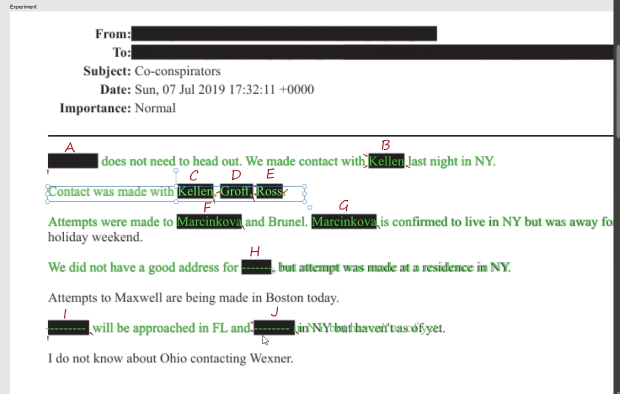
#> input picture EXAMPLE.png, 1240 x 788 px (shown at 1/2 size)
$ python -i generate_evidence_card.py   (imports and definitions only)
#> lines starting #> are read from the running program, lines starting #| are printed output that depends on the picture; after the words box and inside, x2 and y2 are one past the last pixel; in counts of white or black regions, pixels touching at a corner belong together
### helpers/forensic_halo.py
#!/usr/bin/env python3
"""
Forensic Halo Extraction Module - Advanced Artifact Detection

This module implements sophisticated "Halo Extraction" for analyzing redaction edges:
1. Corner Exclusion - Removes noise from sharp corners
2. Side-Wall Separation - Isolates top/bottom/left/right edge zones
3. Forensic Enhancement - Contrast stretching, bit-plane slicing, ELA
4. Diagnostic Mode - Generates forensic sheets for manual analysis

Author: Unredactron Enhancement Module
"""

import cv2
import numpy as np
from pdf2image import convert_from_path
from PIL import Image, ImageFont, ImageDraw
import os
from typing import Tuple, List, Dict, Optional
from helpers.label_utils import (
    add_safe_header,
    add_multi_line_footer,
    create_labeled_grid
)


class ForensicHaloExtractor:
    """Advanced halo extraction with corner exclusion and forensic enhancement."""

    def __init__(self, dpi: int = 600, halo_thickness: int = 6, corner_radius: int = 15):
        """
        Initialize the forensic halo extractor.

        Args:
            dpi: DPI for PDF conversion (higher = more detail)
            halo_thickness: Width of edge buffer zone in pixels
            corner_radius: Radius of corner exclusion zone
        """
        self.dpi = dpi
        self.halo_thickness = halo_thickness
        self.corner_radius = corner_radius

    # [475 lines left out: functions extract_halo_with_corner_exclusion, _create_corner_exclusion_mask, _extract_side_walls, apply_forensic_enhancement, _perform_ela, analyze_halo_for_artifacts and 2 more, not called in this run]


# [10 lines that do not run on import are left out]

### helpers/generate_evidence_card.py
#!/usr/bin/env python3
"""
Forensic Evidence Card Generator

Creates a composite image summarizing why a specific candidate is a match
for a specific redaction. This is for presentation to stakeholders.

Usage:
    python generate_evidence_card.py --pdf files/document.pdf --redaction-index 4 \
        --candidate-name "Jean-Luc" --highlight-pos 6

Author: Unredactron Forensic Module
"""

import cv2
import numpy as np
from pdf2image import convert_from_path
from PIL import ImageFont, Image, ImageDraw
import argparse
import os
import sys
from typing import Tuple, List, Optional, Dict

# Add parent directory to path for imports
parent_dir = os.path.dirname(os.path.dirname(os.path.abspath(__file__)))
sys.path.insert(0, parent_dir)

from helpers.label_utils import add_safe_header_legacy
from helpers.forensic_halo import ForensicHaloExtractor
from font_profiler import FontProfiler


class EvidenceCardGenerator:
    """Generates forensic evidence cards for redaction matches."""

    def __init__(self, dpi: int = 600, font_path: str = "fonts/fonts/times.ttf"):
        """
        Initialize the evidence card generator.

        Args:
            dpi: DPI for PDF conversion
            font_path: Path to font file for rendering candidate names
        """
        self.dpi = dpi
        self.font_path = font_path
        self.font = ImageFont.truetype(font_path, 12)
        self.halo_extractor = ForensicHaloExtractor(dpi=dpi)

    # [22 lines left out: function load_pdf, not called in this run]

    def find_redactions(self, gray: np.ndarray) -> List[Tuple[int, int, int, int]]:
        """
        Find all redaction boxes in the image.

        Args:
            gray: Grayscale image

        Returns:
            List of (x, y, w, h) bounding boxes
        """
        _, black_mask = cv2.threshold(gray, 15, 255, cv2.THRESH_BINARY_INV)
        contours, _ = cv2.findContours(black_mask, cv2.RETR_EXTERNAL, cv2.CHAIN_APPROX_SIMPLE)

        redactions = []
        for cnt in contours:
            x, y, w, h = cv2.boundingRect(cnt)
            if w > 200 and h > 100:  # Filter for name-sized redactions
                redactions.append((x, y, w, h))

        redactions.sort(key=lambda b: b[1])
        print(f"    Found {len(redactions)} target redactions")
        return redactions

    # [588 lines left out: functions get_font_profile, create_panel1_geometric_fit, create_panel2_contextual_fit, create_panel3_artifact_fingerprint, create_evidence_card, main, not called in this run]


# [2 lines not run here, left out]

>>> import cv2
>>> picture = cv2.imread('../EXAMPLE.png', cv2.IMREAD_GRAYSCALE)
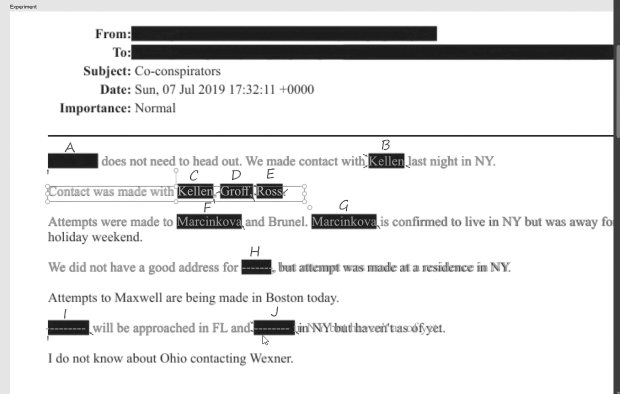
#> picture: shape (788, 1240) (shown at 1/2 size); min 0, max 255, mean 228.9
>>> result = EvidenceCardGenerator().find_redactions(picture)
#> in find_redactions, `_, black_mask = cv2.threshold(gray, 15, 255, cv2.THRESH_BINARY_INV)`:
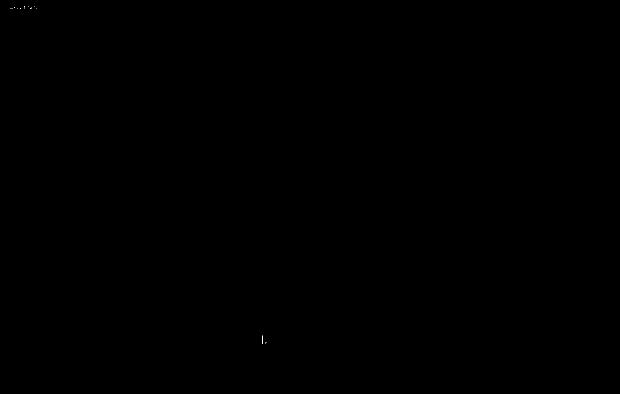
#> black_mask: shape (788, 1240) (shown at 1/2 size); 0% white in thin lines or dots, all inside (x1, y1, x2, y2) = (21, 12, 534, 688)
#> in find_redactions, `contours, _ = cv2.findContours(black_mask, cv2.RETR_EXTERNAL, cv2.CHAI..`: contours = 16 contours, all with area under 20
#> the loop in find_redactions, `for cnt in contours:` made 16 passes
#> (x, y, w, h) on passes 1, 2, 3, 5, 8, 10, 12, 14, 15: (531, 687, 1, 1), (533, 685, 1, 1), (530, 685, 1, 1), (72, 16, 1, 1), (35, 16, 1, 1), (21, 16, 1, 1), (62, 14, 1, 1), (68, 12, 1, 1), (56, 12, 1, 1)
#> (cnt, x, y, w, h) on passes 4, 6, 7, 9, 11, 13: ([[525, 671], [525, 687]], 525, 671, 1, 17), ([[60, 16], [62, 16]], 60, 16, 3, 1), ([[40, 16], [41, 16]], 40, 16, 2, 1), ([[23, 16], [24, 16]], 23, 16, 2, 1), ([[48, 15], [48, 16]], 48, 15, 1, 2), ([[29, 14], [28, 15]], 28, 14, 2, 2)
#> after the loop in find_redactions, `for cnt in contours:`: redactions = []
#|     Found 0 target redactions
#> result = []
